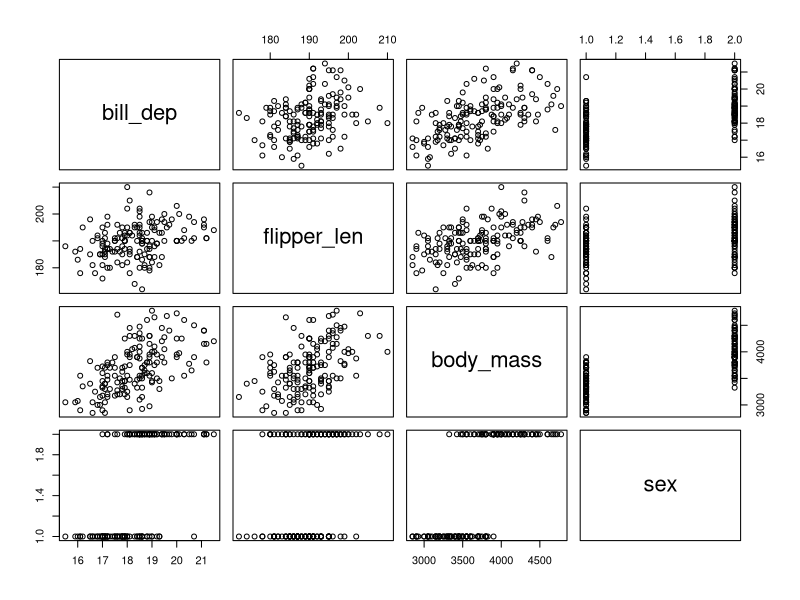

Generate this figure with R: (Note: this script raises an error after producing the figure.)

#_________________ COEFICIENTE DE CORRELACIÓN ___________

# Para datos con distribucion normal
# Area: Estadistica Parametrica
# Utilizamos la matriz "penguins.xlsx"

#---------------------------------------------------------
#     Coeficiente de correlacion de Pearson
#---------------------------------------------------------

#1.- Seleccionamos las variables que vayamos a correlacionar
str(penguins)
penguins$especie

# 2.- Se seleccionan las filas 1 a la 61 que corresponden a la 
# especie Adeli y las variables cuantitativas.
adeli<-penguins[1:152,4:7]

# 3.- Visualización de la matriz
View(adeli)


#4.- Generacion del grafico de correlacion
plot(adeli)

# 5.- Calculo de la correlacion de pearson
cor(adeli)

# 6.- Organizacion visual de la tabla de correlaciones
#6.1.- Se genera un nuevo objeto con el nombre de pearson
pearson<-cor(adeli)

#6.2.- Se abre la libreria knitr
install.packages("knitr")
library(knitr)

#6.3.- Se utiliza la funcion kable
kable(pearson)

#--------------------------------------------------
#      Correlacion de Spearman
#--------------------------------------------------

# Para datos con distribucion NO Normal
# Area: Estadistica NO Parametrica
# Se utiliza la matriz marvel_dc.csv

# 1.- Identificar las variables cuantitativas
str(marvel_dc)

# 2.- Nombre y posici�n de la variable
colnames(marvel_dc)

# 3.- Seleccionar las variables:
# rate, minutos, budget y gross.worldwide
marvel<-marvel_dc[,c(4,6,8,11)]

# 4.- Verificar que el nombre de las variables 
# esten correctas
colnames(marvel)

# 5.- Realizar un plot de exploracion
plot(marvel)

# 6.- Realizar la correlación de spearman
spearman<-cor(marvel, method = "spearman")

# 6.1.- Visualizar el objeto
spearman


#7.- Se utiliza la funcion kable para tabla en 
# formato markdown.
kable(spearman)
